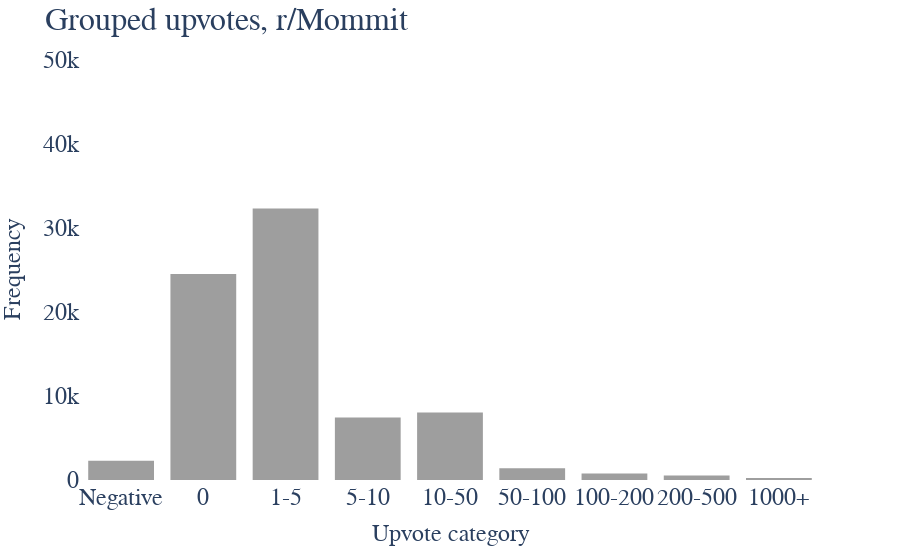
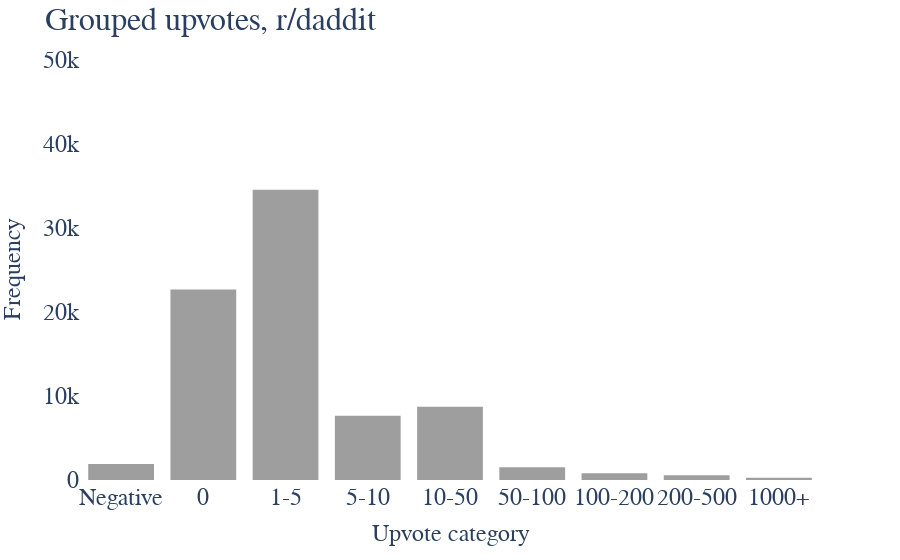

Here is the notebook cell these charts were saved with, in order:
### Code cell
# most upvotes are b/w 0 and 5
upvote_categories(mommit_text)
upvote_categories(daddit_text)

### Figure 1 — Plotly figure (JSON) as saved in the notebook; plotly's stock layout.template omitted (floating-point values rounded to 4 significant figures; data arrays with more than 128 entries replaced by an {"elided": "..."} marker saying what was removed)
{"data": [{"alignmentgroup": "True", "bingroup": "x", "hovertemplate": "variable=Upvote_Category<br>value=%{x}<br>count=%{y}<extra></extra>", "legendgroup": "Upvote_Category", "marker": {"color": "rgb(158, 158, 158)", "pattern": {"shape": ""}}, "name": "Upvote_Category", "nbinsx": 50, "offsetgroup": "Upvote_Category", "orientation": "v", "showlegend": false, "type": "histogram", "x": {"elided": "77599 str values"}, "xaxis": "x", "yaxis": "y"}], "layout": {"barmode": "relative", "legend": {"title": {"text": "variable"}, "tracegroupgap": 0}, "margin": {"t": 60}, "plot_bgcolor": "white", "title": {"font": {"family": "Calibri", "size": 32}, "text": "Grouped upvotes, r/Mommit"}, "xaxis": {"anchor": "y", "categoryarray": ["Negative", "0", "1-5", "5-10", "10-50", "50-100", "100-200", "200-500", "1000+"], "categoryorder": "array", "domain": [0, 1], "tickfont": {"family": "Calibri", "size": 24}, "title": {"font": {"family": "Calibri", "size": 24}, "text": "Upvote category"}}, "yaxis": {"anchor": "x", "domain": [0, 1], "range": [0, 50000], "tickfont": {"family": "Calibri", "size": 24}, "title": {"font": {"family": "Calibri", "size": 24}, "text": "Frequency"}}}}

### Figure 2 — Plotly figure (JSON) as saved in the notebook; plotly's stock layout.template omitted (floating-point values rounded to 4 significant figures; data arrays with more than 128 entries replaced by an {"elided": "..."} marker saying what was removed)
{"data": [{"alignmentgroup": "True", "bingroup": "x", "hovertemplate": "variable=Upvote_Category<br>value=%{x}<br>count=%{y}<extra></extra>", "legendgroup": "Upvote_Category", "marker": {"color": "rgb(158, 158, 158)", "pattern": {"shape": ""}}, "name": "Upvote_Category", "nbinsx": 50, "offsetgroup": "Upvote_Category", "orientation": "v", "showlegend": false, "type": "histogram", "x": {"elided": "78963 str values"}, "xaxis": "x", "yaxis": "y"}], "layout": {"barmode": "relative", "legend": {"title": {"text": "variable"}, "tracegroupgap": 0}, "margin": {"t": 60}, "plot_bgcolor": "white", "title": {"font": {"family": "Calibri", "size": 32}, "text": "Grouped upvotes, r/daddit"}, "xaxis": {"anchor": "y", "categoryarray": ["Negative", "0", "1-5", "5-10", "10-50", "50-100", "100-200", "200-500", "1000+"], "categoryorder": "array", "domain": [0, 1], "tickfont": {"family": "Calibri", "size": 24}, "title": {"font": {"family": "Calibri", "size": 24}, "text": "Upvote category"}}, "yaxis": {"anchor": "x", "domain": [0, 1], "range": [0, 50000], "tickfont": {"family": "Calibri", "size": 24}, "title": {"font": {"family": "Calibri", "size": 24}, "text": "Frequency"}}}}
